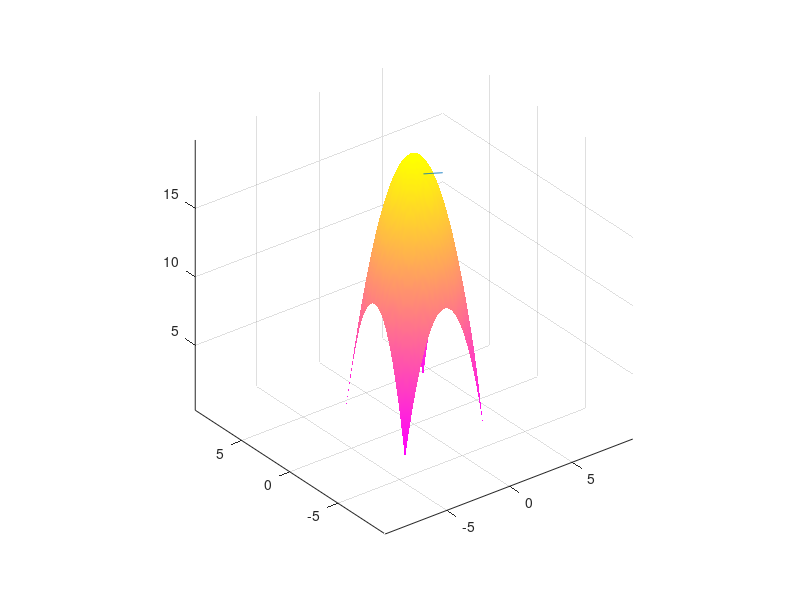

MATLAB code for this plot:

x = -pi:0.1:pi;
y = -pi:0.1:pi;
[X, Y] = meshgrid(x, y);
z = 20 - X.^2 - Y.^2;

surf(X, Y, z)

colormap("spring")
shading interp
axis equal

x0 = 0;
y0 = -1;


z0 = 20 - x0^2 - y0^2;

h = 10^(-10);

dx = ((x0 + h)^2 - x0^2)/h;
dy = ((y0 + h)^2 - y0^2)/h;
dz = ((z0 + h) - z0)/h;

t = -1:0.03:1;
ax = dx*t + x0;
ay = dy*t + y0;
az = dz*t + z0;

hold on
plot3(ax, ay, az)
hold off

